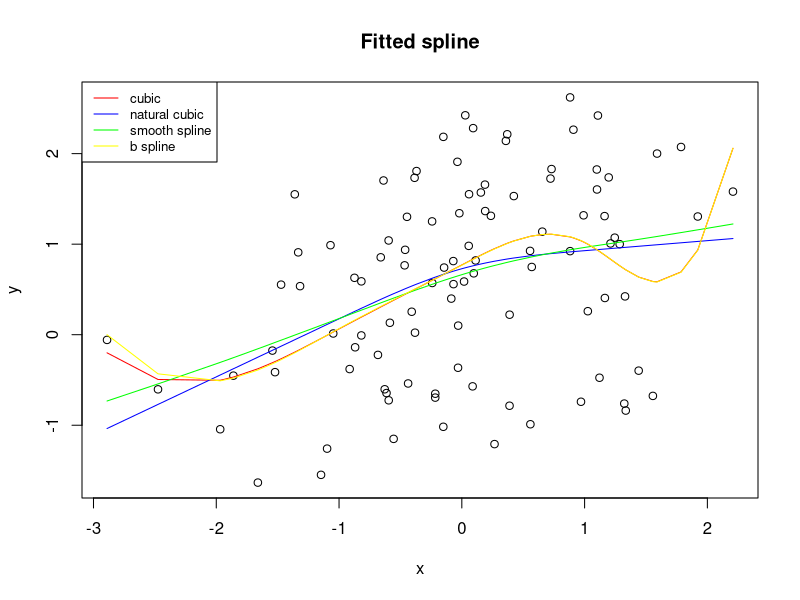

R code for this plot:
library(splines)
###simulate data
set.seed(20)
x<-rnorm(100)
e<-rnorm(100)
y<-exp(x)/(1+exp(x))+e
###define a hinge helper function
hinge.func<-function(x,cauchy){
  return(max(0,x-cauchy))
}

###function to get cubic basis
get.cubic.basis<-function(x,knot){
  N<-length(x)
  K<-length(knot)
  mat.r<-matrix(rep(NA,N*K),nrow = N)
  for (i in 1:K) {
    mat.r[,i]<-sapply(x, hinge.func,cauchy=knot[i])^3
  }
  return(cbind(rep(1,N),x,x^2,x^3,mat.r))
}
### function to get natural cubic basis
##d_k function in natural cubic spline
get.nat.basis.helper<-function(x,k,knot){
  knot<-sort(knot)
  K<-length(knot)
  C1<-1/(knot[k]-knot[K])
  C2<-1/(knot[K-1]-knot[K])
  l<-C1*(((max(0,x-knot[k]))^3)-((max(0,x-knot[K]))^3))
  r<-C2*(((max(0,x-knot[K-1]))^3)-((max(0,x-knot[K]))^3))
  return(l-r)
}


get.nat.cubic.basis<-function(x,knot){
  knot<-sort(knot)
  K<-length(knot)
  N<-length(x)
  X.mat<-matrix(rep(NA,N*K),nrow = N)
  X.mat[,1]<-rep(1,N)
  X.mat[,2]<-x
  # populate X.mat 
  for (i in 3:K) {
    for (j in 1:N) {
      X.mat[j, i] <- get.nat.basis.helper(x = x[j],k = i-2,knot = knot)
    }
  }
  return(X.mat)
}

##smooth spline
# calculate integral Nk''Nj'' 
## (Shuang Gao helped me get the analytical
##form of a piece-wise function after
## removing the hinge function)
##knots need to be sorted
get.integrate_jk<-function(k,j,knot){
  K<-length(knot)
  Km1<-K-1
  C_k1 <- 1/(knot[k]-knot[K])
  C_k2 <- 1/(knot[Km1]-knot[K])
  C_j1 <- 1/(knot[j]-knot[K])
  C_j2 <- 1/(knot[Km1]-knot[K])
  ##piece-wise integration
  ##piece 1 (j,K-1)
  integrand_p1<-function(x) {36*C_k1*(x-knot[k])*C_j1*(x-knot[j])}
  
  v1 <- integrate(integrand_p1, lower = knot[j], upper=knot[Km1])$value
  ##piece 2 (K-1,K)
  integrand_p2<- function(x) {
    (6*C_k1*(x-knot[k])- 6*C_k2*(x-knot[Km1]))*(6*C_j1*(x-knot[j])- 6*C_j2*(x-knot[Km1]))}
  v2<-integrate(integrand_p2, lower = knot[Km1], upper=knot[K])$value
  return(v1+v2)
}

##function to get the omega matrix
get.omega.mat<- function(x) {
  N<-length(x)
  Omega <- matrix(rep(0, N*N), ncol = N)
  knot<-sort(x)
  
  ##define the sub-matrix by removing first two columns and rows
  Omega.sub<-matrix(rep(0, (N-2)*(N-2)), ncol = N-2)
  ##populate Omega.sub
  for (k in 1:(N-2)) {
    for (j in k:(N-2)) {
      Omega.sub[k, j] <- get.integrate_jk(k,j,knot = knot)
      ##symetric
      Omega.sub[j, k] <- Omega.sub[k, j]
    }
  }
  ##populate Omega
  Omega[3:N,3:N]<-Omega.sub
  return(Omega)
}

smooth.spline.solver<-function(x,y,lambda=100){
  N.mat<-get.nat.cubic.basis(x,knot = sort(x))
  omega.mat<-get.omega.mat(x)
  theta_hat <- solve(t(N.mat)%*%N.mat+lambda*omega.mat) %*% t(N.mat) %*% y
  return(N.mat%*%theta_hat)
}

###fitted cubic spline curve
X.cubic<-get.cubic.basis(x,knot = c(-1,0,1))
beta_hat<-solve(t(X.cubic)%*%X.cubic)%*%t(X.cubic)%*%y
y_hat<-(X.cubic%*%beta_hat)[,1]
##fitted natural cubic spline curve
X.nat.cubic<-get.nat.cubic.basis(x,knot = c(-1,0,1))
beta_nat_hat<-solve(t(X.nat.cubic)%*%X.nat.cubic)%*%t(X.nat.cubic)%*%y
y_nat_hat<-(X.nat.cubic%*%beta_nat_hat)[,1]
##smooth spline
y_hat_smooth<-smooth.spline.solver(x,y,lambda = 10)

##bspline
X.b.spline<-bs(x,knots = c(-1,0,1))
beta_bs_hat<-solve(t(X.b.spline)%*%X.b.spline)%*%t(X.b.spline)%*%y
y_bs_hat<-X.b.spline %*% beta_bs_hat[,1]

plot(x,y,main = "Fitted spline")
points(sort(x),y_hat[order(x)],col="red",type = "l")
points(sort(x),y_nat_hat[order(x)],col="blue",type = "l")
points(sort(x),y_hat_smooth[order(x)],col="green",type = "l")
points(sort(x),y_bs_hat[order(x)],col="yellow",type = "l")
legend("topleft",legend=c("cubic", "natural cubic","smooth spline","b spline"),
       col=c("red", "blue","green","yellow"), lty=1:1, cex=0.8)


